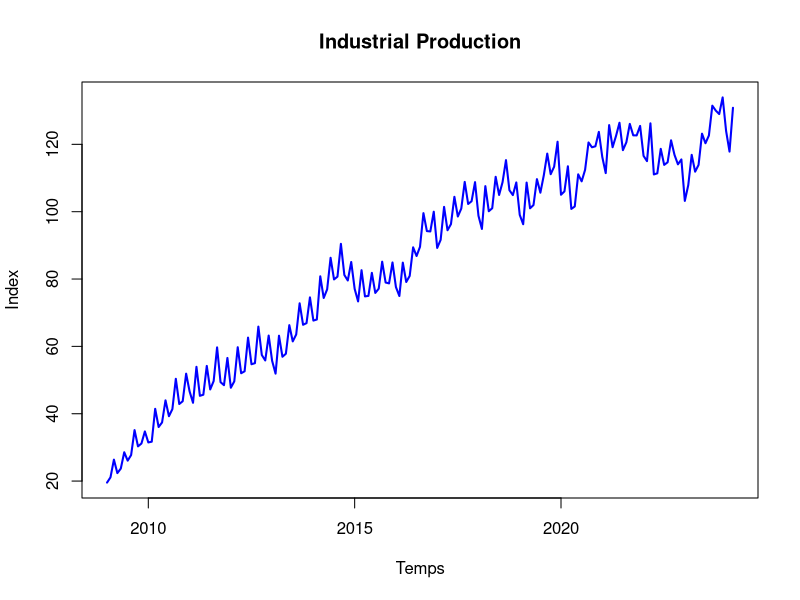
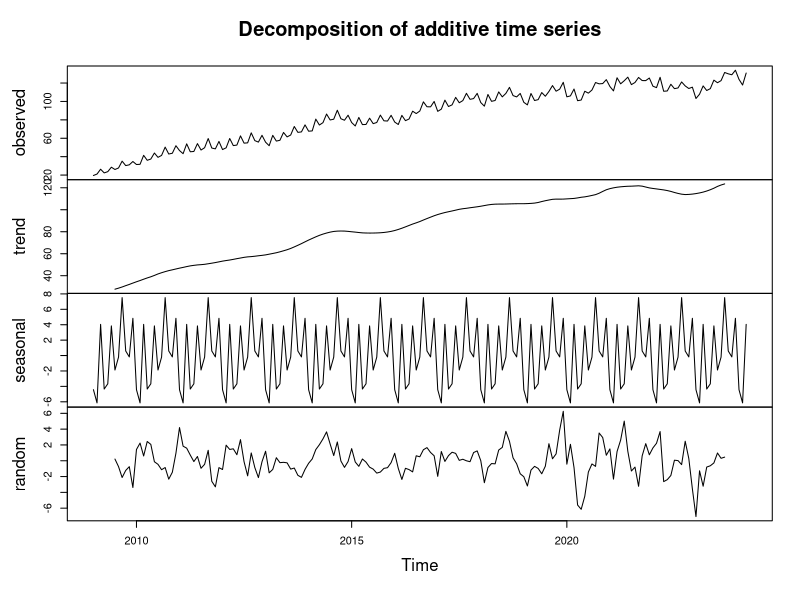
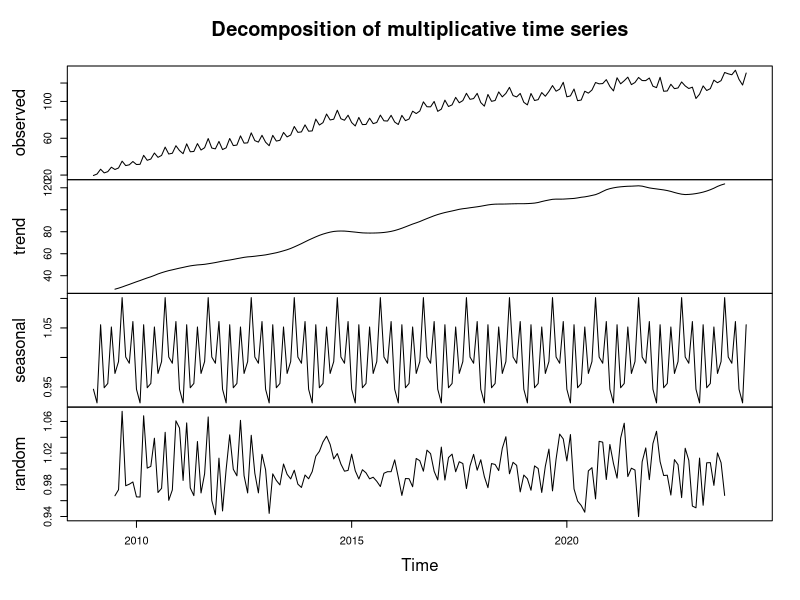
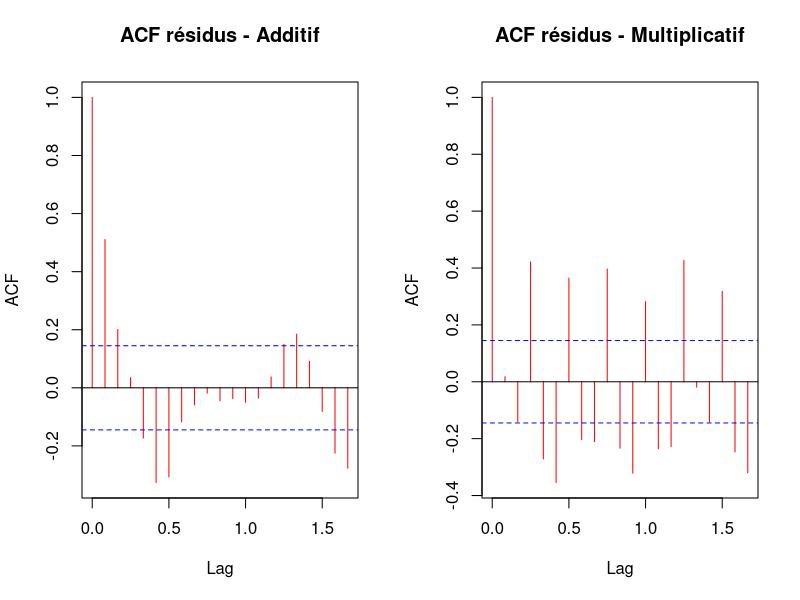
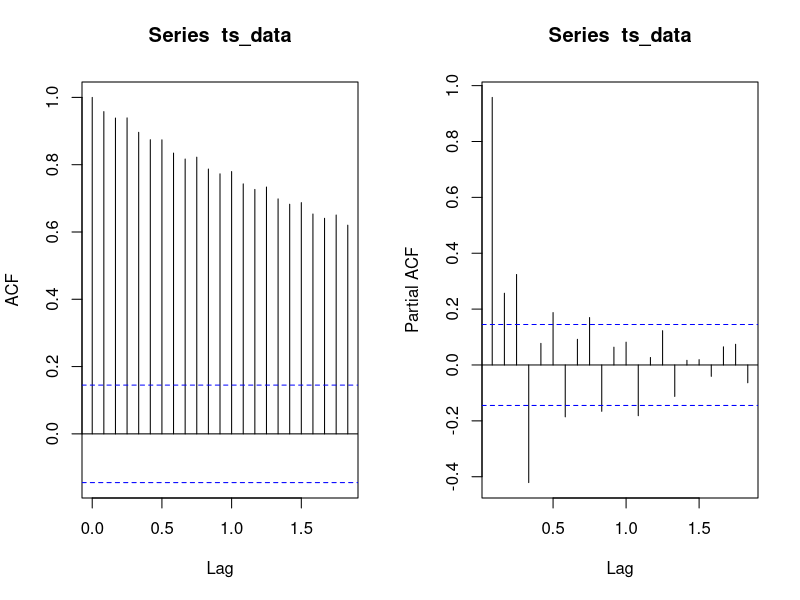
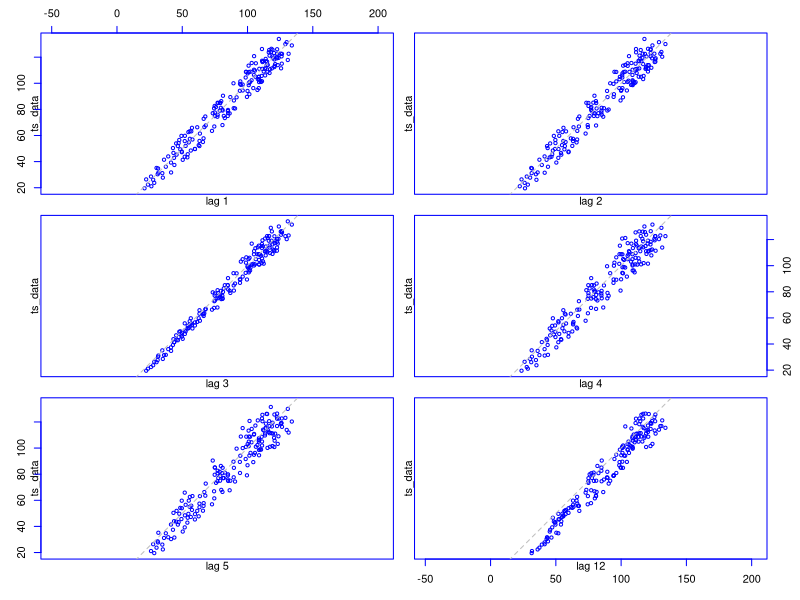
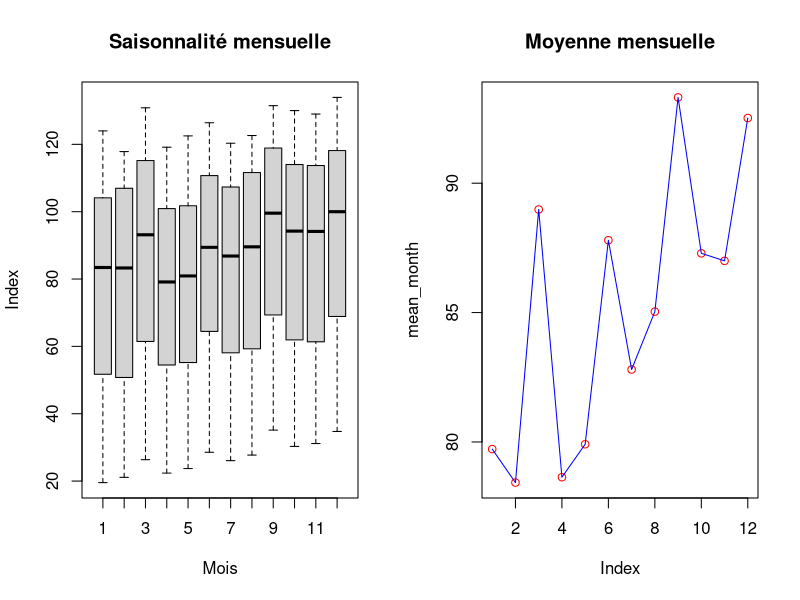
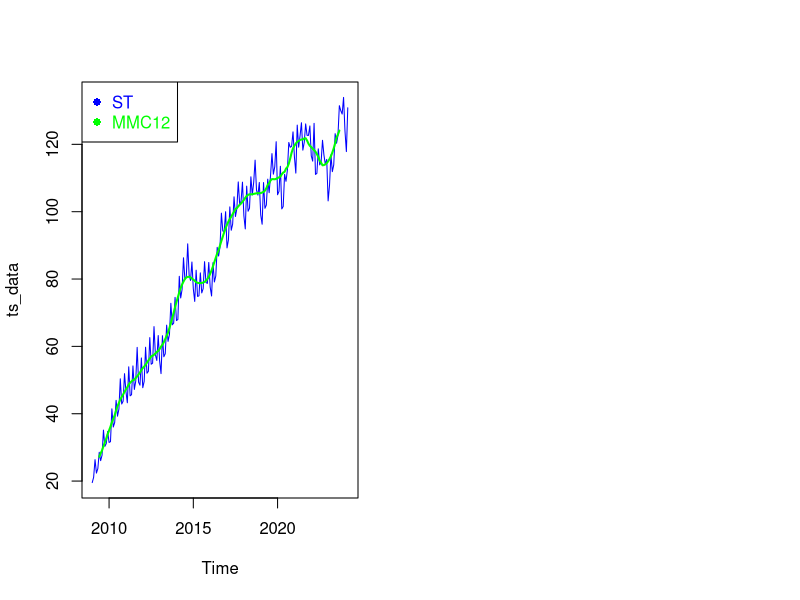

These charts were generated, in order, by the following R code:
## ---- chunk 1
knitr::opts_chunk$set(echo = TRUE)

library(readxl)
library(forecast)
library(tseries)
library(stats)
## ---- chunk 2
data <- read_excel(
  "IndustrialProduction.xlsx",
  skip = 10   # 👈 très important (à ajuster)
)

print(head(data))
print(colnames(data))

## ---- chunk 3
ts_data <- ts(data$IPB53122N, start = c(2009,1), frequency = 12)
ts_data
## ---- chunk 4
plot(ts_data,
     main = "Industrial Production",
     ylab = "Index",
     xlab = "Temps",
     col = "blue",
     lwd = 2)
## ---- chunk 5
summary(ts_data)
mean(ts_data)
sd(ts_data)
var(ts_data)
## ---- chunk 6
t <- seq_along(ts_data)
decadd <- decompose(ts_data, type = "additive")
decmult <- decompose(ts_data, type = "multiplicative")
plot(decadd)
plot(decmult)
## ---- chunk 7
par(mfrow = c(1,2))

acf(decadd$random,
    lag.max = 20,
    type = "correlation",
    plot = TRUE,
    col = "red",
    main = "ACF résidus - Additif",
    na.action=na.pass)
acf(decmult$random,
    lag.max = 20,
    type = "correlation",
    plot = TRUE,
    col = "red",
    main = "ACF résidus - Multiplicatif",
    na.action=na.pass)
## ---- chunk 8
par(mfrow=c(1,2))

acf(ts_data)
pacf(ts_data)
## ---- chunk 9
lag.plot(ts_data,
         set.lags = c(1:5, 12),
         layout = c(3, 2),
         col = "blue",
         do.lines = FALSE)
## ---- chunk 10
par(mfrow = c(1, 2))

boxplot(ts_data ~ cycle(ts_data),
        main="Saisonnalité mensuelle",
        xlab="Mois",
        ylab="Index")

mean_month = tapply(ts_data, cycle(ts_data), mean)

plot(mean_month,
     col="red",
     main="Moyenne mensuelle")

lines(mean_month, col="blue")
## ---- chunk 11
adf.test(ts_data)
## ---- chunk 12
MMC12 <- filter(ts_data, filter = rep(1/12, 12), method = "convolution", sides = 2)
plot(ts_data, col="blue", lwd=1)
lines(MMC12, col="green", lwd=2)
legend(x="topleft",legend=c("ST", "MMC12"), text.col=c("blue","green"),
pch=c(16,16), col=c("blue","green"))
## ---- chunk 13
modelRL <- lm(ts_data ~ t)
summary(modelRL)
## ---- chunk 14
modelPoly2 <- lm(ts_data ~ t + I(t^2))
summary(modelPoly2)
## ---- chunk 15
par(mfrow=c(1,1))

x_time <- as.numeric(time(ts_data))
y_data <- as.numeric(ts_data)

### Série brute avec les différentes tendances
plot(x_time,
     y_data,
     type="l",
     col="blue",
     main="Comparaison des tendances",
     ylab="Index",
     xlab="Temps")

lines(x_time,
     as.numeric(fitted(modelRL)),
      col="red",
      lwd=2)

lines(x_time,
     as.numeric(fitted(modelPoly2)),
      col="purple",
      lwd=2)

legend("topleft",legend = c("ST", "RL", "RP2"),col = c("blue","red","purple"),lwd = 2)

cor(ts_data, fitted(modelRL))
cor(ts_data, fitted(modelPoly2))

## ---- chunk 16
saisonnaliteResidusRL <- ts_data - fitted(modelRL)

saisonnaliteResidusRLstd <- as.numeric(scale(saisonnaliteResidusRL))
saisonnaliteResidusRLstd <- ts(saisonnaliteResidusRLstd,
                               start = start(ts_data),
                               frequency = frequency(ts_data))

t_time <- as.numeric(time(ts_data))


modeleSaisRL <- lm(saisonnaliteResidusRLstd ~
                     cos(2*pi*t_time/12) + cos(4*pi*t_time/12) +
                     sin(2*pi*t_time/12) + sin(4*pi*t_time/12))

summary(modeleSaisRL)

plot(saisonnaliteResidusRLstd, col="blue", ylab="V1")
points(time(ts_data), fitted(modeleSaisRL), type="l", col="red", lwd=2)
legend(x="topleft",legend=c("TST", "Saisonnalité"),
text.col=c("blue","red"),
pch=c(16,16), col=c("blue","red"))
## ---- chunk 17
saisonnaliteResidusPoly2 <- ts_data - fitted(modelPoly2)

saisonnaliteResidusPoly2std <- as.numeric(scale(saisonnaliteResidusPoly2))
saisonnaliteResidusPoly2std <- ts(saisonnaliteResidusPoly2std,
                                  start = start(ts_data),
                                  frequency = frequency(ts_data))

modeleSaispoly2 <- lm(saisonnaliteResidusPoly2std ~
                        cos(2*pi*t_time/12) + cos(4*pi*t_time/12) +
                        sin(2*pi*t_time/12) + sin(4*pi*t_time/12))

summary(modeleSaispoly2)

plot(saisonnaliteResidusPoly2std, col="blue", ylab="V1")
points(time(ts_data), fitted(modeleSaispoly2), type="l", col="red", lwd=2)
legend(x="topleft", legend=c("TST", "Saisonnalité"),
       text.col=c("blue","red"),
       pch=c(16,16), col=c("blue","red"))
## ---- chunk 18
AIC(modeleSaisRL, modeleSaispoly2)
## ---- chunk 19
cor(ts_data, fitted(modeleSaispoly2) + fitted(modelPoly2))
## ---- chunk 20
Z3 = saisonnaliteResidusRLstd - fitted(modeleSaisRL)
par(mfrow = c(1,2))
plot.ts(Z3, xlab="time",ylab=" Z1 ", lwd = 2,
main="Composante résiduelle", col="blue")
acf(Z3, lag.max = 20, type = c("correlation"),
plot = TRUE, col="red", main = "Z3", lwd = 2,
na.action = na.pass)

## ---- chunk 21
Z4 = saisonnaliteResidusPoly2std - fitted(modeleSaispoly2)
par(mfrow = c(1,2))
plot.ts(Z4, xlab="time", ylab=" Z4 ", lwd = 2,
main="Composante résiduelle", col="blue")
acf(Z4, lag.max = 20, type = "correlation",
plot = TRUE, col="red", main = "Z4", lwd = 2,
na.action = na.pass)
## ---- chunk 22
test = adf.test(Z4)
test
## ---- chunk 23
acf(Z4, lag.max=20, col='red', main="ACF de la série résiduelle", lwd=2)

testB = Box.test(Z4, lag=20, type = "Ljung-Box")
testB
## ---- chunk 24
ARIMA = auto.arima(Z4, d=0, D=0, seasonal=FALSE, trace=TRUE)
## ---- chunk 25
ARMA = Arima(Z4, order = c(2,0,4), include.mean = FALSE)
summary(ARMA)
par(mfrow=c(1, 2))

### Diagnostic du modele ARIMA
acf(residuals(ARMA), lag.max = 20, type = "correlation", plot = TRUE, col="red")
pacf(residuals(ARMA), lag.max = 20, plot = TRUE, col="red")


# Tracé de la serie et de l'ajustement
plot(Z4, xlab="Time", ylab="Z4",main="Série résiduelle",col="blue", lwd=1, type="l")
lines(fitted(ARMA), col="red", lwd=1)
# Ajouter la légende
legend("topleft",
legend = c("Z4 originale", "Z4 estimée"),
col = c("blue", "red"),
lwd = 2,
bg = "gray90")

testBox = Box.test(residuals(ARMA), lag = 24, type = "Ljung-Box", fitdf = 6)
testBox

testJB = jarque.bera.test(residuals(ARMA))
testJB

checkresiduals(ARMA)
## ---- chunk 26
prev = forecast(ARMA, h = 12)
plot(prev, type = "l", col = "red", lwd = 2,
     main = "Prévisions ARMA", xlab = "Temps", ylab = "Valeur")
